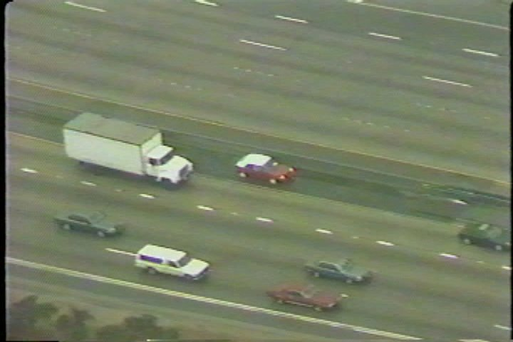
#> input picture code/wasp-klt-tracker/images/chase0.png, 513 x 342 px, shrunk from 720 x 480 before the run
$ jupyter execute --allow-errors note.ipynb   (shell and % lines are left out)
#> lines starting #> are read from the running program, lines starting #| are printed output that depends on the picture
# The KLT Tracker
*By Erik Gärtner*

### 1.2.2 Inverse-additive scheme

The inverse-additive shceme is the following:
\begin{align}
E(u, v) &= \sum_{x,y} [J(x, y) - I(x - u, y -v)] ^2 \\
         &= \sum_{x,y} [D(x, y)] ^2
\end{align}

Which is derived into the form of $Zd = e$, where $Z$ is the Hessian matrix.

\begin{align}
\sum_{x,y}
\begin{bmatrix}
I_x^2 & I_x I_y \\
I_x I_y & I_y^2 \\
\end{bmatrix}
\begin{bmatrix}
u \\
v
\end{bmatrix} = - \sum_{x,y}
\begin{bmatrix}
I_x D \\
I_y D
\end{bmatrix}
\end{align}

where D is $D(x,y) = J(x,y) - I(x - u,y -v)$

### Helper functions

[cell 1]
import numpy as np
from  scipy import ndimage, interpolate

import matplotlib.pyplot as plt
from PIL import Image

[cell 2]
def load_img(path, gray=True):
#> called with path = './images/chase0.png', gray = True
    rgb = plt.imread(path)
#> rgb is the input picture: shape (342, 513, 3) float32; mean R, G, B 0.467, 0.499, 0.402
    rgb = np.array(rgb, dtype=np.float32) # Alternative:  rgb = Image.open(path)

    if gray:
        return np.dot(rgb[...,:3], [0.299, 0.587, 0.114])
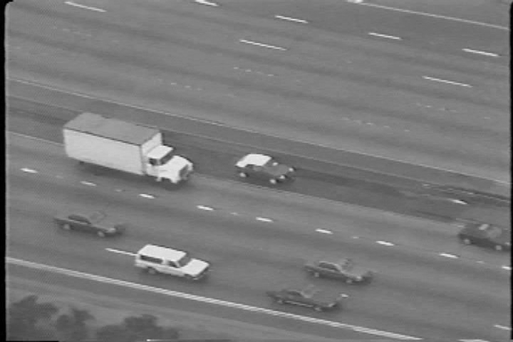
#> returned value: shape (342, 513) float64; min 0, max 0.939, mean 0.479
    else:
        return rgb

def show_img(img):
    plt.imshow(img, cmap=plt.get_cmap('gray'))

[cell 3]
I = load_img('./images/chase0.png')
J = load_img('./images/chase1.png')
#> call 2 of load_img, with path = './images/chase1.png', gray = True
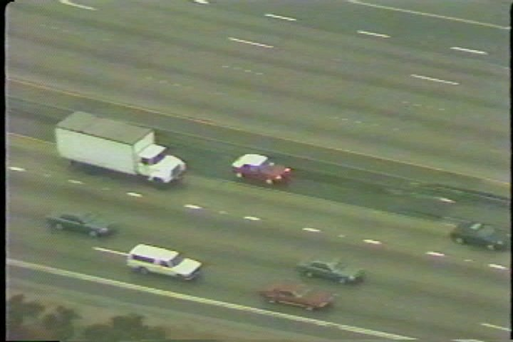
#> input picture code/wasp-klt-tracker/images/chase1.png, 513 x 342 px, shrunk from 720 x 480 before the run
#> in load_img, rgb is the input picture: shape (342, 513, 3) float32; mean R, G, B 0.467, 0.499, 0.4
#> in load_img (call 2), `return np.dot(rgb[...,:3], [0.299, 0.587, 0.114])`:
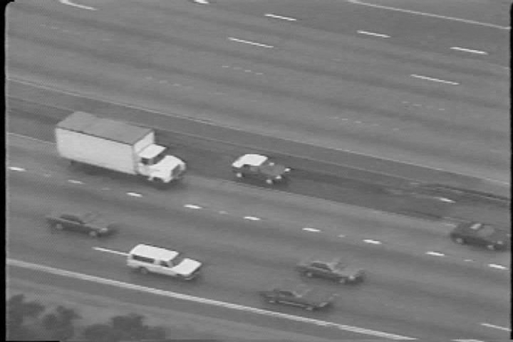
#> returned value: shape (342, 513) float64; min 0, max 0.941, mean 0.478
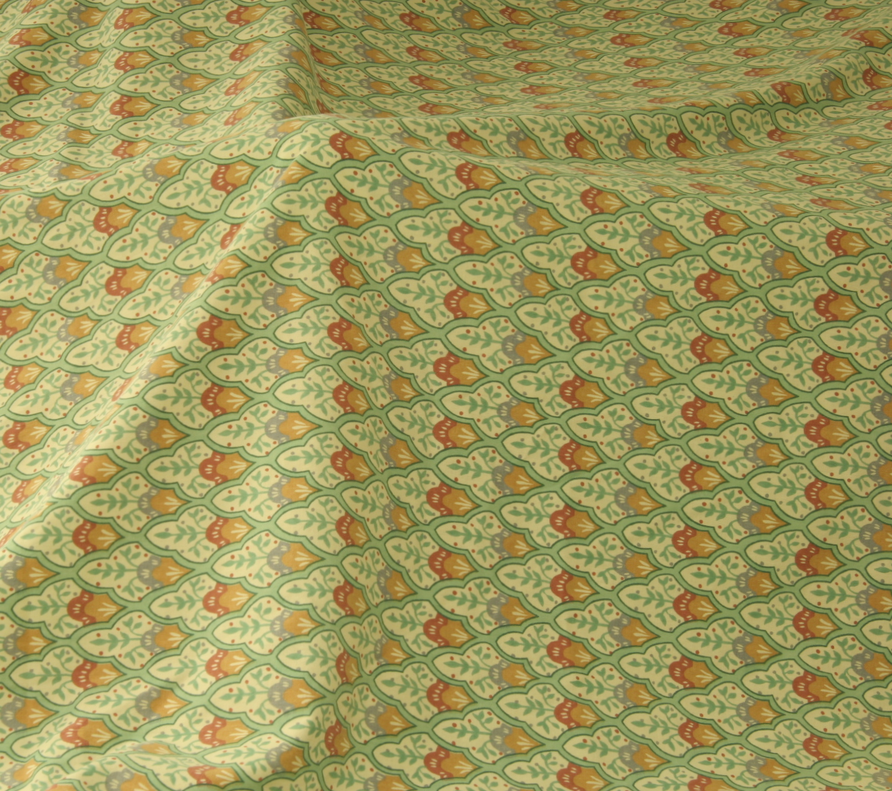
#> input picture code/wasp-klt-tracker/images/view0.png, 892 x 791 px, shrunk from 1252 x 1110 before the run
#> in load_img_uint8, rgb is the input picture: PIL image 892x791 RGB; mean R, G, B 158.2, 152, 93.9
#> in load_img_uint8, `return np.dot(rgb[...,:3], [0.299, 0.587, 0.114])`:
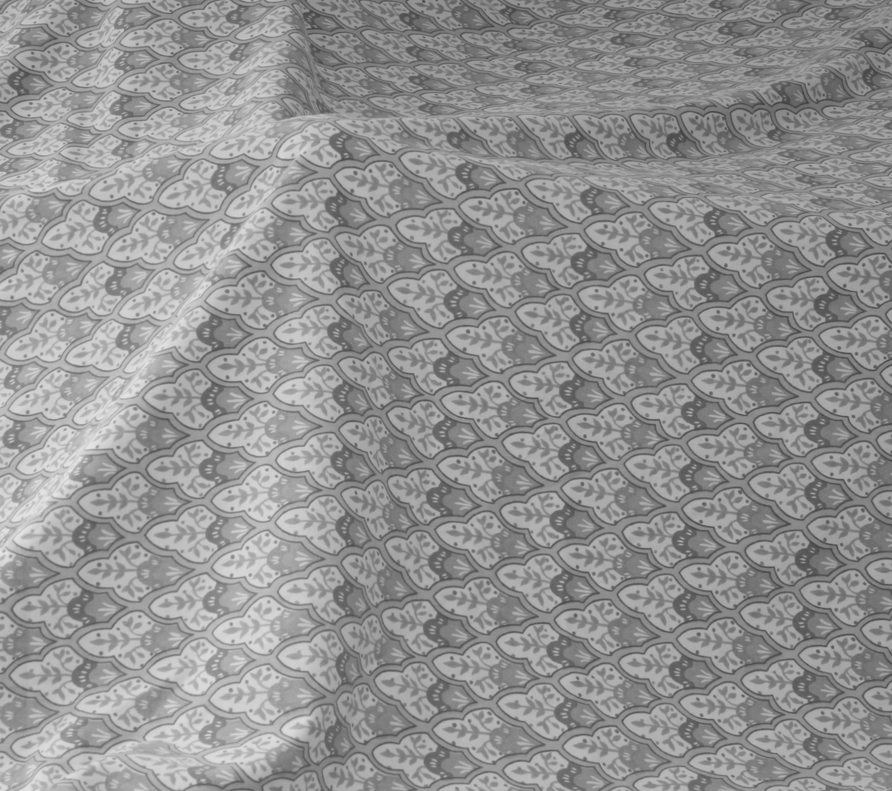
#> returned value: shape (791, 892) float64; min 62.76, max 230.6, mean 147.2
#> call 2 of load_img_uint8, with path = './images/view1.png', gray = True
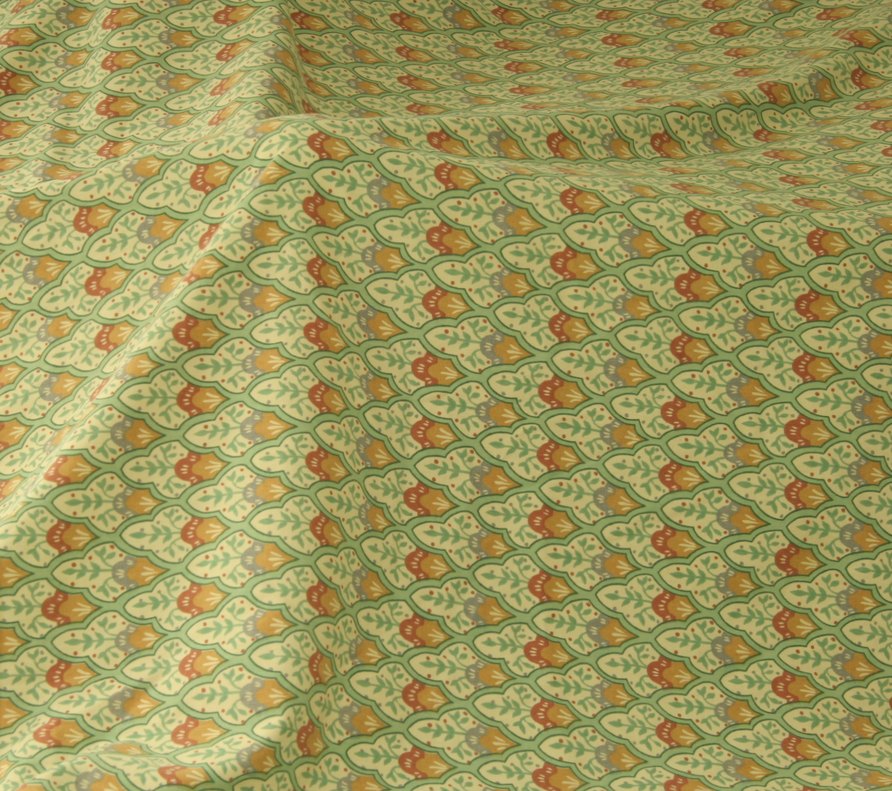
#> input picture code/wasp-klt-tracker/images/view1.png, 892 x 791 px, shrunk from 1252 x 1110 before the run
#> in load_img_uint8, rgb is the input picture: PIL image 892x791 RGB; mean R, G, B 157.4, 151.4, 93.2
#> in load_img_uint8 (call 2), `return np.dot(rgb[...,:3], [0.299, 0.587, 0.114])`:
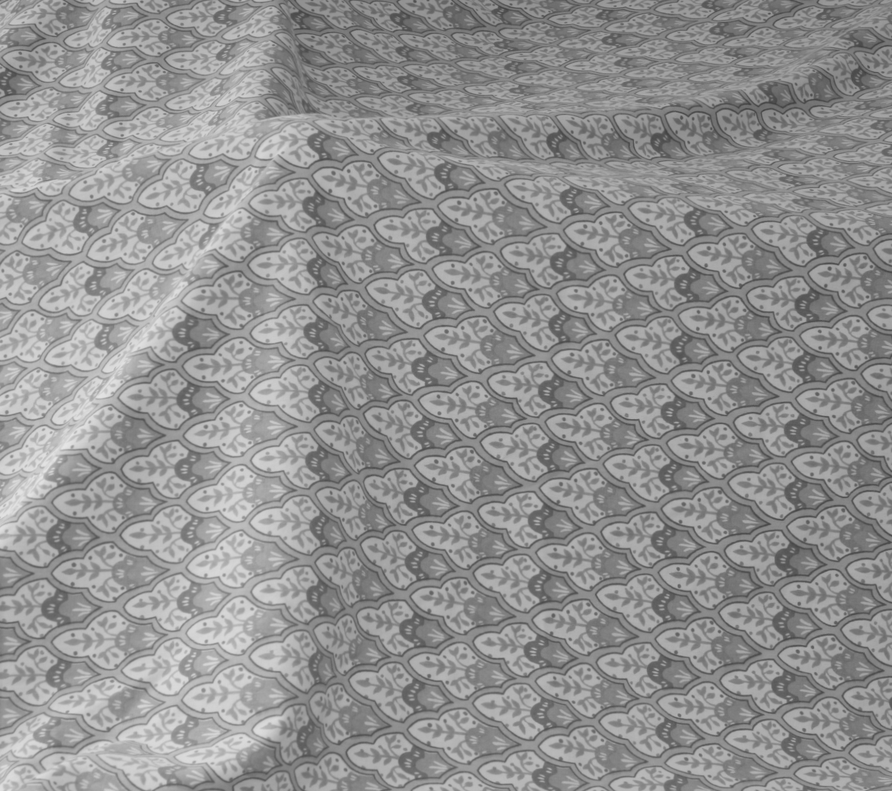
#> returned value: shape (791, 892) float64; min 64.55, max 230.3, mean 146.6

[cell 4]
plt.imshow(I)

[cell 5]
show_img(I)

[cell 6]
plt.imshow(J)

[cell 7]
show_img(J)

### 1.3.1 Gradient Function

Z is the Hessian matrix.

$$
Z(x,y) =
\begin{bmatrix}
\frac{{\partial}^{2} f(x,y)}{\partial x^2} & \frac{{\partial}^{2} f(x,y)}{\partial x \partial y} \\
\frac{{\partial}^{2} f(x,y)}{\partial x \partial y} & \frac{{\partial}^{2} f(x,y)}{\partial y^2} \\
\end{bmatrix}
$$

[cell 8]
# Sobel filter
SOBEL_FILTER=np.array([[1.0, 0.0, -1.0], [2., 0., -2.], [1.0, 0.0, -1.0]])
# Sharr filter
SHARR_FILTER=np.array([[3.0, 0.0, -3.0], [10.0, 0.0, 10.0], [3.0, 0.0, -3.0]])

def differentiate(img_arr, conv_filter=SHARR_FILTER):
    X_FILTER=conv_filter
    Y_FILTER=conv_filter.T
    x_diff = ndimage.convolve(img_arr, X_FILTER) # multi dimensional convolusion (X_FILTER)
    y_diff = ndimage.convolve(img_arr, Y_FILTER) # multi dimensional convolusion (Y_FILTER)
    return x_diff, y_diff

[cell 9]
# Estimate hessian matrix
def hessian(img_arr, conv_filter=SHARR_FILTER):
    x_diff, y_diff = differentiate(img_arr, conv_filter=conv_filter)
    x_diff = x_diff.ravel()
    y_diff = y_diff.ravel()
    grads = np.array([x_diff, y_diff])
    Z = np.dot(grads, grads.T)
    return Z

[cell 10]
# Estimate difference function
def estimate_e(I, J, conv_filter=SHARR_FILTER):
    x_diff, y_diff = differentiate(I, conv_filter=conv_filter)
    x_diff = x_diff.ravel()
    y_diff = y_diff.ravel()
    grads = np.array([x_diff, y_diff])
    D = (J - I).flatten()
    return -1 * np.dot(grads, D)

[cell 11]
# Interpolation
def interpolate_region(img_array):
    """
    Creates an bilinear interpolation of the image area sent in.
    Evaluate using spline(x, y)
    """
    x_arr = np.arange(0, img_array.shape[1])
    y_arr = np.arange(0, img_array.shape[0])
    interp = interpolate.interp2d(x_arr, y_arr, img_array, kind='linear') # Interpolate over a 2-D grid
    return interp

### 1.3.5 Finalizing the KLT Tracker

[cell 12]
def calc_d(old_img, new_img, x, y, win_size=(21,21), max_iter=100, min_disp=1e-4):
    #
    d_tot = np.array([0., 0.]).T

    # The window to evaluate
    win_x = np.arange(x, x + win_size[0], dtype=float)
    win_y = np.arange(y, y + win_size[1], dtype=float)

    # image tenplate
    img_tmp = old_img[x:x + win_size[0], y:y + win_size[1]]

    # Find image gradient in img_temp
    Z = hessian(img_tmp)
    Zinv = np.linalg.inv(Z)
    # print(Z)

    # Create interpolated versions the new frame
    new_img_inter = interpolate_region(new_img)

    for _ in range(max_iter):

        # Get the current window
        new_img_win = new_img_inter(win_x + d_tot[0], win_y + d_tot[1])
        e = estimate_e(img_tmp, new_img_win)
        d = np.dot(Zinv, e)
        d_tot = d_tot + d

        # early stopping
        if np.hypot(d[0], d[1]) <= min_disp:
            return d_tot # Check if converged

    return d_tot

[cell 13]
def calc_klt(old_img, new_img, input_points, win_size=(21, 21), max_iter=30, min_disp=0.01):
    output_points = []
    for (x, y) in input_points:
        d = calc_d(old_img, new_img, x, y, win_size=win_size, max_iter=max_iter, min_disp=min_disp)
        output_points.append((x + d[0], y + d[1]))
    return output_points

### 1.3.6 Test Implementation with OpenCV

[cell 14]
import cv2

def opencv_klt(old_img, new_img, input_points, win_size=(21, 21)):
#> called with win_size = (21, 21)
    pts = np.array(input_points ,np.float32)
    I2 = old_img.astype(np.uint8)
    J2 = new_img.astype(np.uint8)
    res = cv2.calcOpticalFlowPyrLK(I2, J2, pts, None, winSize=win_size, maxLevel=0) #prevPts[, nextPts[, status[, err[, winSize[, maxLevel[, criteria[, flags[, minEigThreshold]]]]]]]])
#> res = ([[164.1, 182.2], [149.4, 10.13]], [1, 1], [25.8, 24.28])
    return res[0]

### Experimentations

[cell 15]
def load_img_uint8(path='./view0.png', gray=True):
    rgb = Image.open(path)
    rgb = np.array(rgb, dtype=np.uint8)
    if gray:
        return np.dot(rgb[...,:3], [0.299, 0.587, 0.114])
    else:
        return rgb

[cell 16]
I_8 = load_img_uint8('./images/view0.png')
J_8 = load_img_uint8('./images/view1.png')

[cell 17]
plt.imshow(I_8)

[cell 18]
plt.imshow(J_8)

[cell 19]
opencv_klt(I_8, J_8, [(157, 187), (150, 10)], (21, 21))
#> Out = [[164.1, 182.2], [149.4, 10.13]]

#> (a cell that did not finish here is left out)

#> the loop in calc_klt, `for (x, y) in input_points:` made 1 pass
#> Zinv in calc_d on pass 1: [[5.75e-08, -5.75e-08], [-5.75e-08, 5.77e-08]]
#> pass 1, in calc_d, `img_tmp = old_img[x:x + win_size[0], y:y + win_size[1]]`:
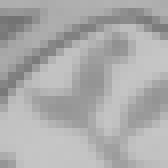
#> img_tmp: shape (21, 21) float64 (shown 8 times larger); min 115.5, max 198.6, mean 172.5
#> pass 1, in differentiate, `x_diff = ndimage.convolve(img_arr, X_FILTER)`:
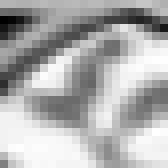
#> x_diff: shape (21, 21) float64 (shown 8 times larger); min 2327.6, max 3976.7, mean 3460.7; drawn with min black and max white
#> pass 1, in differentiate, `y_diff = ndimage.convolve(img_arr, Y_FILTER)`:
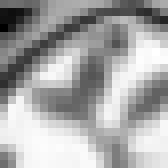
#> y_diff: shape (21, 21) float64 (shown 8 times larger); min 2473.2, max 3966.8, mean 3456; drawn with min black and max white
#> after the loop in calc_klt, `for (x, y) in input_points:`: output_points = []

[cell 21]
print("I_8.shape", I_8.shape)
#| I_8.shape (791, 892)
print("J_8.shape", J_8.shape)
#| J_8.shape (791, 892)
